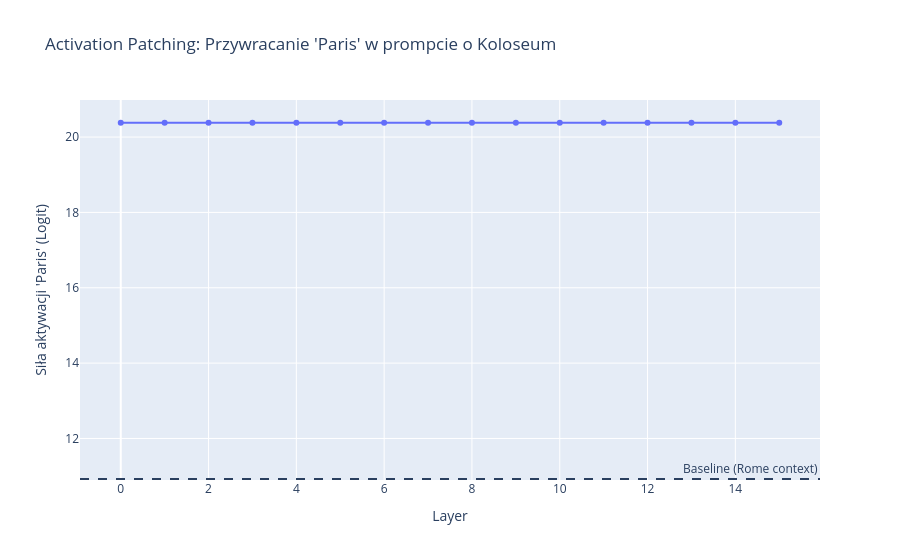

Write notebook code for a chart like this one.
### Markdown cell above
## Activation Patching experiment

### Code cell
from transformer_lens import HookedTransformer
from transformer_lens import utils
import plotly.express as px

model_hooked = HookedTransformer.from_pretrained("EleutherAI/pythia-1b")

# 1. Definicja promptów
clean_prompt = "The Eiffel Tower is located in"
corrupt_prompt = "The Roman Colosseum is located in"
target_token = " Paris" # To chcemy "odzyskać" w przeszczepie

# Tokenizacja
clean_tokens = model_hooked.to_tokens(clean_prompt)
corrupt_tokens = model_hooked.to_tokens(corrupt_prompt)
target_token_id = model_hooked.to_single_token(target_token)

# Sprawdźmy czy prompty mają tę samą długość (kluczowe dla patchingu!)
assert clean_tokens.shape == corrupt_tokens.shape, "Prompty muszą mieć tę samą długość tokenów"

# 2. Clean Run - Zbieramy Cache (oryginalne aktywacje Eiffla)
# return_type="logits" nie jest tu kluczowe, ale cache jest
clean_logits, clean_cache = model_hooked.run_with_cache(clean_tokens)

# 3. Funkcja metryki (Logit Difference)
# Mierzymy różnicę: Logit("Paris") - Logit("Rome"). 
# Im wyższa, tym bardziej model myśli o Paryżu.
def get_logit_diff(logits, target_id):
    # Bierzemy logit dla targetu (Paris) w ostatniej pozycji
    # logits shape: [batch, seq_len, vocab]
    return logits[0, -1, target_id]

# Obliczamy baseline (bez patchingu)
corrupt_logits, _ = model_hooked.run_with_cache(corrupt_tokens)
baseline_logit = get_logit_diff(corrupt_logits, target_token_id)
print(f"Baseline (Colosseum prompt) logit for 'Paris': {baseline_logit.item():.4f}")

# 4. Pętla Patchingu (Eksperyment)
patching_results = []

# Iterujemy przez każdą warstwę
for layer in range(model_hooked.cfg.n_layers):
    
    # Nazwa hooka dla residual stream w danej warstwie
    hook_name = f"blocks.{layer}.hook_resid_pre" 
    
    # Definiujemy funkcję hooka ("chirurga")
    def patch_resid_stream(activations, hook):
        # activations: [batch, seq_len, d_model] to aktywacje "Colosseum"
        # clean_cache[hook.name]: to zapisane aktywacje "Eiffel"
        
        # Wykonujemy przeszczep. 
        # Możemy podmienić wszystko, albo tylko ostatni token. 
        # Tutaj podmieniamy CAŁY residual stream w tej warstwie.
        activations[:, :, :] = clean_cache[hook.name][:, :, :]
        return activations

    # Uruchamiamy model z hookiem
    patched_logits = model_hooked.run_with_hooks(
        corrupt_tokens,
        fwd_hooks=[(hook_name, patch_resid_stream)]
    )

    # Decode the top-k tokens for the last position in patched_logits
    if layer == model_hooked.cfg.n_layers - 1:
        print(f"\nTop tokens after patching at layer {layer}:")
        topk = 10
        top_probs, top_indices = patched_logits[:, -1, :].softmax(dim=-1).topk(topk)
        for i in range(topk):
            tid = top_indices[0, i].item()
            token_str = model_hooked.tokenizer.decode([tid])
            prob = top_probs[0, i].item()
            print(f"Token: {token_str} (id: {tid}) - Probability: {prob:.6f}")
    
    # Mierzymy efekt
    score = get_logit_diff(patched_logits, target_token_id)
    patching_results.append(score.item())

# 5. Wizualizacja
import pandas as pd
df = pd.DataFrame({
    "Layer": range(len(patching_results)),
    "Logit for 'Paris'": patching_results
})

fig = px.line(
    df, 
    x="Layer", 
    y="Logit for 'Paris'", 
    title="Activation Patching: Przywracanie 'Paris' w prompcie o Koloseum",
    labels={"Logit for 'Paris'": "Siła aktywacji 'Paris' (Logit)"},
    markers=True
)

# Dodajemy linię baseline
fig.add_hline(y=baseline_logit.item(), line_dash="dash", annotation_text="Baseline (Rome context)")

fig.show()

### Figure 1 — Plotly figure (JSON) as saved in the notebook; plotly's stock layout.template omitted (floating-point values rounded to 4 significant figures)
{"data": [{"hovertemplate": "Layer=%{x}<br>Siła aktywacji 'Paris' (Logit)=%{y}<extra></extra>", "legendgroup": "", "line": {"color": "#636efa", "dash": "solid"}, "marker": {"symbol": "circle"}, "mode": "lines+markers", "name": "", "orientation": "v", "showlegend": false, "type": "scatter", "x": [0, 1, 2, 3, 4, 5, 6, 7, 8, 9, 10, 11, 12, 13, 14, 15], "xaxis": "x", "y": [20.38, 20.38, 20.38, 20.38, 20.38, 20.38, 20.38, 20.38, 20.38, 20.38, 20.38, 20.38, 20.38, 20.38, 20.38, 20.38], "yaxis": "y"}], "layout": {"annotations": [{"showarrow": false, "text": "Baseline (Rome context)", "x": 1, "xanchor": "right", "xref": "x domain", "y": 10.92, "yanchor": "bottom", "yref": "y"}], "legend": {"tracegroupgap": 0}, "shapes": [{"line": {"dash": "dash"}, "type": "line", "x0": 0, "x1": 1, "xref": "x domain", "y0": 10.92, "y1": 10.92, "yref": "y"}], "title": {"text": "Activation Patching: Przywracanie 'Paris' w prompcie o Koloseum"}, "xaxis": {"anchor": "y", "domain": [0, 1], "title": {"text": "Layer"}}, "yaxis": {"anchor": "x", "domain": [0, 1], "title": {"text": "Siła aktywacji 'Paris' (Logit)"}}}}
